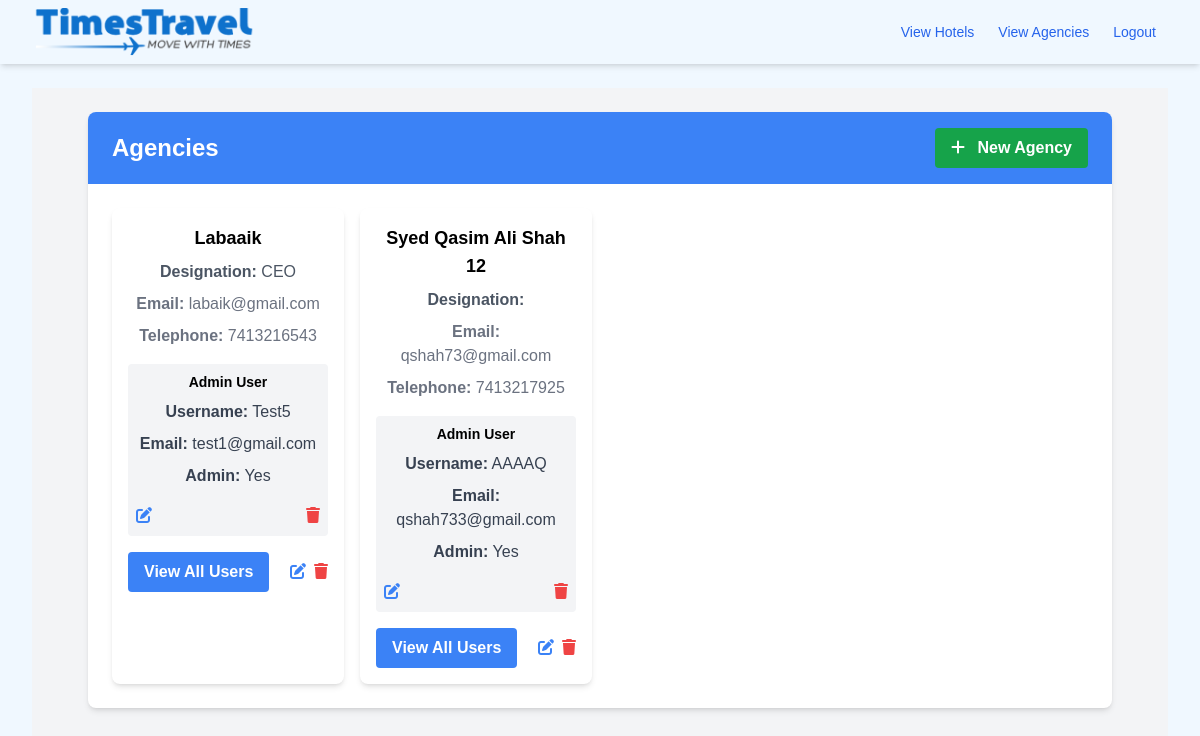
/agencies (signed in), run on the app's committed database.
### app/models.py (models this page shows, shortened)
class Agency(db.Model):
    __tablename__ = 'agencies'
    id = Column(Integer, primary_key=True)
    name = Column(String(128), nullable=False)
    email = Column(String(120), index=True, unique=True, nullable=False)
    designation = Column(String(128), nullable=True)
    telephone = Column(BigInteger, nullable=True)
    credit_limit = Column(Numeric(precision=12, scale=2), default=0.00)
    used_credit = Column(Numeric(precision=12, scale=2), default=0.00)
    paid_back = Column(Numeric(precision=12, scale=2), default=0.00)
    account_limit = Column(Numeric(precision=5, scale=0), default=0)
    users = relationship(
        'User',
        back_populates='agency',
        foreign_keys='User.agency_id'
    )
    bookings = relationship(
        'Booking',
        back_populates='agency',
        foreign_keys='Booking.agency_id'
    )

class User(UserMixin, db.Model):
    __tablename__ = 'users'
    id = Column(Integer, primary_key=True)
    username = Column(String(64), unique=True, nullable=False)
    email = Column(String(120), unique=True, nullable=False)
    hashed_password = Column(String(128), nullable=False)
    role = Column(String(64), nullable=False, default='user')
    agency_id = Column(Integer, ForeignKey('agencies.id'), nullable=True)
    agency = relationship(
        'Agency',
        back_populates='users',
        foreign_keys=[agency_id]
    )
    bookings = relationship(
        'Booking',
        back_populates='agent',
        foreign_keys='Booking.agent_id'
    )

### app/routes/agency_routes.py (the view)
@agency_bp.route('/agencies', methods=['GET'])
@login_required
@roles_required('super_admin', 'agency_admin')
def view_agencies():
    if is_super_admin():
        agencies = Agency.query.all()
    else:
        agencies = [current_user.agency]
    return render_template('agency/agencies.html', agencies=agencies)

### app/models.py (called while the page is built)
@login.user_loader
def load_user(id):
    return User.query.get(int(id))

### app/routes/utils.py (called while the page is built)
def is_super_admin():
    return current_user.is_authenticated and current_user.role == 'super_admin'

### app/templates/agency/agencies.html (shortened to what this page needs)
{% extends "base.html" %}
{% block content %}
<div class="bg-gray-100 min-h-screen py-6">
  <div class="container mx-auto bg-white rounded-lg shadow-md overflow-hidden">
    <div class="bg-blue-500 text-white py-4 px-6 flex justify-between items-center">
      <h1 class="font-bold text-2xl">Agencies</h1>
      {% if current_user.role == 'super_admin' %}
        <a
          href="{{ url_for('agency.create_agency') }}"
          class="bg-green-600 hover:bg-green-700 text-white font-semibold py-2 px-4 rounded transition-colors duration-200"
        >
          <i class="fas fa-plus mr-2"></i> New Agency
        </a>
      {% endif %}
    </div>
    <div class="py-6 px-6">
      <ul class="grid grid-cols-1 sm:grid-cols-2 md:grid-cols-3 lg:grid-cols-4 gap-4">
        {% for agency in agencies %}
        <li class="bg-white rounded-lg shadow-md overflow-hidden">
          <div class="p-4">
            <h2 class="text-lg font-semibold mb-2">{{ agency.name }}</h2>
            <p class="text-gray-600 mb-2"><strong>Designation:</strong> {{ agency.designation }}</p>
            <p class="text-gray-500 mb-2"><strong>Email:</strong> {{ agency.email }}</p>
            <p class="text-gray-500 mb-4"><strong>Telephone:</strong> {{ agency.telephone }}</p>
            <div class="bg-gray-100 p-2 rounded mb-4">
              <h3 class="font-semibold text-sm mb-2">Admin User</h3>
              {% if agency.users %}
              <div class="text-gray-700">
                <p class="mb-2"><strong>Username:</strong> {{ agency.users[0].username }}</p>
                <p class="mb-2"><strong>Email:</strong> {{ agency.users[0].email }}</p>
                <p><strong>Admin:</strong> {% if agency.users[0] %} Yes {% else %} No {% endif %}</p>
              </div>
              <div class="flex justify-between items-center mt-4">
                <a href="{{ url_for('user.update_user', user_id=agency.users[0].id) }}" class="text-blue-500 hover:text-blue-600 mr-2">
                    <i class="fas fa-edit"></i>
                </a>
                <form action="{{ url_for('user.delete_user', user_id=agency.users[0].id) }}" method="post" class="inline">
                    <button type="submit" class="text-red-500 hover:text-red-600" onclick="return confirm('Are you sure you want to delete this user?');">
                        <i class="fas fa-trash"></i>
                    </button>
                </form>
              </div>
              {% else %}
              <p class="text-gray-500">No admin user assigned.</p>
              {% endif %}
            </div>
            <div class="flex justify-between items-center">
              <a
                href="{{ url_for('user.view_all_users', agency_id=agency.id) }}"
                class="bg-blue-500 hover:bg-blue-600 text-white font-semibold py-2 px-4 rounded transition-colors duration-200"
              >
                View All Users
              </a>
              <div class="flex items-center">
                <a
                  href="{{  url_for('agency.update_agency', agency_id=agency.id) }}"
                  class="text-blue-500 hover:text-blue-600 mr-2"
                >
                  <i class="fas fa-edit"></i>
                </a>
                <form
                  action="{{ url_for('agency.delete_agency', agency_id=agency.id) }}"
                  method="post"
                  class="inline"
                >
                  <button type="submit" class="text-red-500 hover:text-red-600">
                    <i class="fas fa-trash"></i>
                  </button>
                </form>
              </div>
            </div>
          </div>
        </li>
        {% endfor %}
      </ul>
    </div>
  </div>
</div>
{% endblock %}

### app/static/css/style.css (style rules this page uses)
body { font-family: Arial, Helvetica, sans-serif; background: url('../images/backpic.jpeg') ; background-position: center; background-repeat: no-repeat; background-size: cover; height: 600px; }

### app/templates/base.html (style rules this page uses)
body { font-family: Arial, sans-serif; background-color: #f0f8ff; text-align: center; }

### data on the page
Agency: name "Labaaik", designation "CEO", email "labaik@gmail.com", telephone "7413216543", username "Test5", email "test1@gmail.com"
Agency: name "Syed Qasim Ali Shah 12", email "qshah73@gmail.com", telephone "7413217925", username "AAAAQ", email "qshah733@gmail.com"
